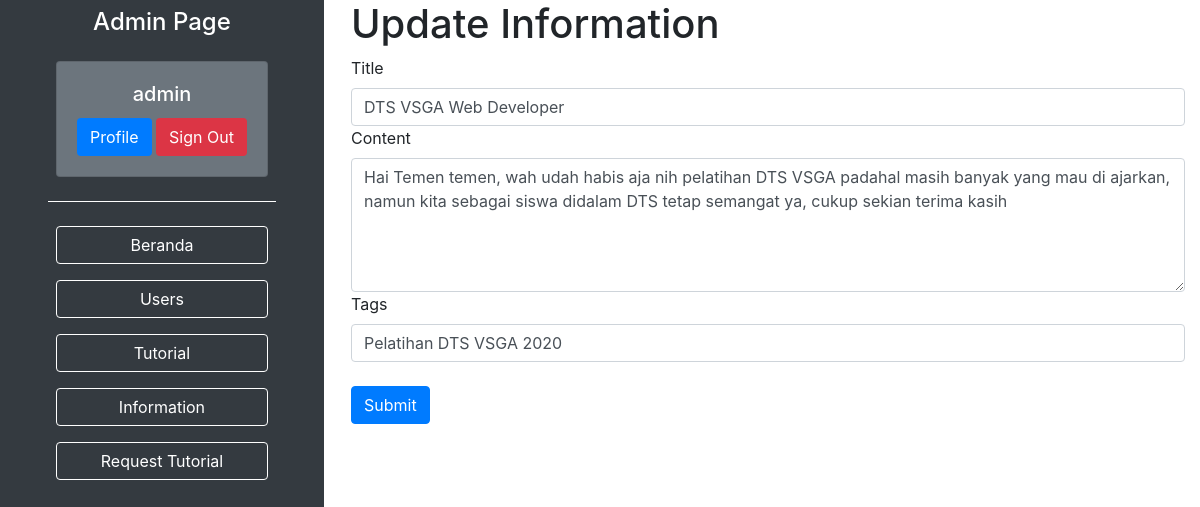
The page /admin/updateinfo.php?id=1 (signed in) on the database its author committed.
### tables this page shows
CREATE TABLE `info` (
  `id` int(11) NOT NULL,
  `title` text NOT NULL,
  `content` text NOT NULL,
  `tags` varchar(150) NOT NULL,
  `date` datetime NOT NULL DEFAULT CURRENT_TIMESTAMP,
  `creator` int(10) NOT NULL
);

### config/fungsi.php (called while the page is built, shortened)
<?php
include 'koneksi.php';
function query ($query)
{
	global $conn;
	$sql = mysqli_query($conn,$query);
	if ($sql) {
		return $sql;
	}else{
		mysqli_error($conn);
	}
}
function read ($table, $field, $args="")
{
	$sql = "SELECT $field FROM $table ".$args;
	return query($sql);
}
 ?>

### admin/updateinfo.php (the view, shortened to what this page needs)
<?php
include 'template.php';
$id=0;
if ($_GET['id']) {
	$id=$_GET['id'];
}else{
	header("Location: http://localhost/DTSB/admin/information.php");
}
$query=read("info","*","WHERE id=".$id);
$fetch=mysqli_fetch_assoc($query);
 ?>
<div class="row">
  <div class="col">
  	<h1>Update Information</h1>
	<form action="" method="post" class="form">
		<label for="title">Title</label>
		<input type="text" class="form-control" placeholder="Title" id="title" name="title" value="<?php echo $fetch['title']; ?>">
		<label for="content">Content</label>
		<textarea name="content" id="content" class="form-control" cols="30" rows="5"><?php echo $fetch['content']; ?></textarea>
		<label for="tags">Tags</label>
		<input type="text" class="form-control" id="tags" name="tags" placeholder="Tags" value="<?php echo $fetch['tags']; ?>"><br>
		<button class="btn btn-primary">Submit</button>
	</form>
  </div>
</div>
 <?php
include 'endtemplate.php';
  ?>

### rows shown on the page
info: title "DTS VSGA Web Developer", content "Hai Temen temen, wah udah habis aja nih pelatihan DTS VSGA padahal masih banyak yang mau di ajarkan, namun kita sebagai siswa didalam DTS tetap semangat ya, cukup sekian terima kasih", tags "Pelatihan DTS VSGA 2020"

### other values the page prints
$_SESSION['admin'] "admin"
